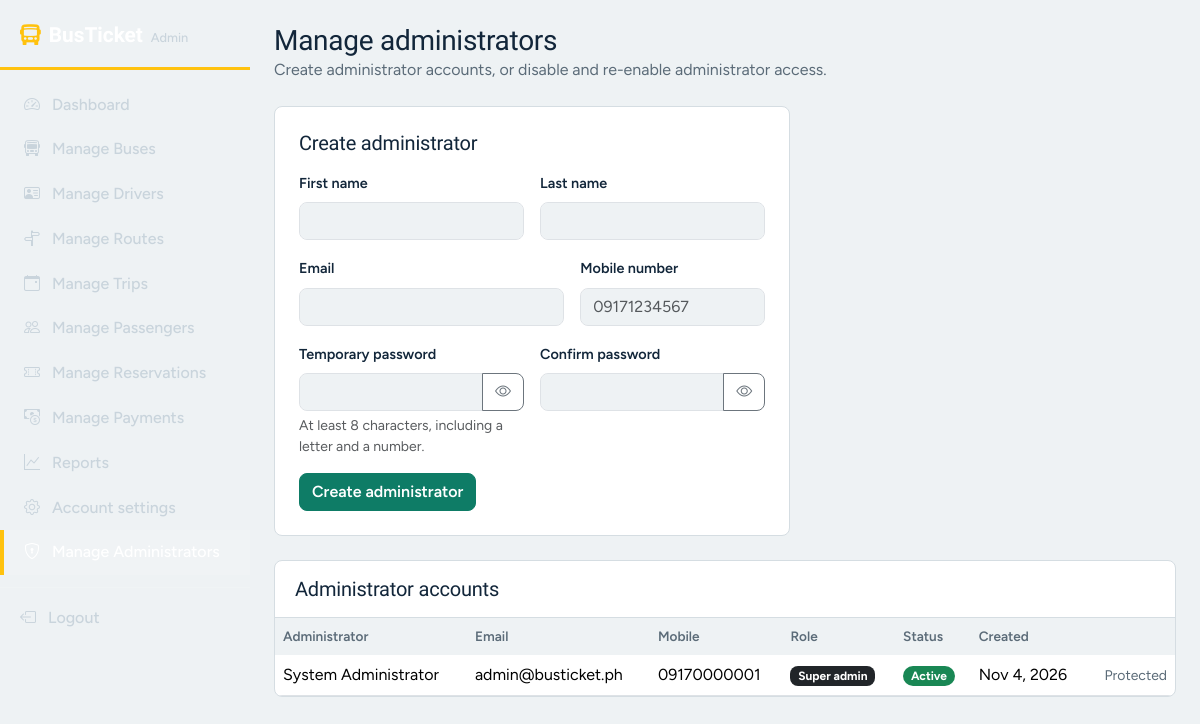
The page /admin/administrators.php (signed in) on the database its author committed.
### tables this page shows
CREATE TABLE users (
    user_id        INT UNSIGNED NOT NULL AUTO_INCREMENT,
    first_name     VARCHAR(50)  NOT NULL,
    last_name      VARCHAR(50)  NOT NULL,
    email          VARCHAR(100) NOT NULL,
    phone_number   VARCHAR(20)  NOT NULL,
    password_hash  VARCHAR(255) NOT NULL,
    role           ENUM('PASSENGER','ADMIN','SUPER_ADMIN') NOT NULL DEFAULT 'PASSENGER',
    account_status ENUM('ACTIVE','INACTIVE')  NOT NULL DEFAULT 'ACTIVE',
    created_at     TIMESTAMP    NOT NULL DEFAULT CURRENT_TIMESTAMP,
    PRIMARY KEY (user_id),
    UNIQUE KEY uq_users_email (email)
);

### admin/administrators.php (the view, shortened to what this page needs)
<?php
require_once __DIR__ . '/../includes/auth.php';
$old = [];
$admins = $pdo->query(
    "SELECT user_id, first_name, last_name, email, phone_number, role, account_status, created_at
     FROM users WHERE role IN ('ADMIN', 'SUPER_ADMIN')
     ORDER BY CASE role WHEN 'SUPER_ADMIN' THEN 0 ELSE 1 END, last_name, first_name"
)->fetchAll();
$layout = 'admin';
$activePage = 'administrators';
require __DIR__ . '/../includes/header.php';
?>
<div class="mb-4">
    <h1 class="h3 mb-0">Manage administrators</h1>
    <p class="text-muted mb-0">Create administrator accounts, or disable and re-enable administrator access.</p>
</div>
<div class="row g-4 mb-4">
    <div class="col-xl-7">
        <form method="post" class="panel p-4" novalidate>
            <h2 class="h5 mb-3">Create administrator</h2>
            <div class="row g-3">
                <div class="col-md-6"><label class="form-label" for="first_name">First name</label><input class="form-control" id="first_name" name="first_name" maxlength="50" value="<?= e($old['first_name'] ?? '') ?>" required></div>
                <div class="col-md-6"><label class="form-label" for="last_name">Last name</label><input class="form-control" id="last_name" name="last_name" maxlength="50" value="<?= e($old['last_name'] ?? '') ?>" required></div>
                <div class="col-md-7"><label class="form-label" for="email">Email</label><input class="form-control" type="email" id="email" name="email" maxlength="100" value="<?= e($old['email'] ?? '') ?>" required></div>
                <div class="col-md-5"><label class="form-label" for="phone_number">Mobile number</label><input class="form-control" type="tel" id="phone_number" name="phone_number" value="<?= e($old['phone_number'] ?? '') ?>" placeholder="09171234567" required></div>
                <div class="col-md-6"><label class="form-label" for="password">Temporary password</label><div class="input-group"><input class="form-control" type="password" id="password" name="password" autocomplete="new-password" required><button class="btn btn-outline-secondary" type="button" data-password-toggle="password" aria-label="Show password" aria-pressed="false"><i class="bi bi-eye" aria-hidden="true"></i></button></div><div class="form-text">At least 8 characters, including a letter and a number.</div></div>
                <div class="col-md-6"><label class="form-label" for="confirm_password">Confirm password</label><div class="input-group"><input class="form-control" type="password" id="confirm_password" name="confirm_password" autocomplete="new-password" required><button class="btn btn-outline-secondary" type="button" data-password-toggle="confirm_password" aria-label="Show password" aria-pressed="false"><i class="bi bi-eye" aria-hidden="true"></i></button></div></div>
            </div>
            <button type="submit" class="btn btn-primary mt-3">Create administrator</button>
        </form>
    </div>
</div>
<div class="panel">
    <div class="panel-head"><h2 class="h5 mb-0">Administrator accounts</h2></div>
    <div class="table-responsive">
        <table class="table align-middle mb-0">
            <thead><tr><th>Administrator</th><th>Email</th><th>Mobile</th><th>Role</th><th>Status</th><th>Created</th><th></th></tr></thead>
            <tbody>
            <?php foreach ($admins as $admin): ?>
                <tr>
                    <td><?= e($admin['first_name'] . ' ' . $admin['last_name']) ?></td>
                    <td><?= e($admin['email']) ?></td>
                    <td><?= e($admin['phone_number']) ?></td>
                    <td><?= $admin['role'] === 'SUPER_ADMIN' ? '<span class="badge text-bg-dark">Super admin</span>' : 'Admin' ?></td>
                    <td><?= status_badge($admin['account_status']) ?></td>
                    <td><?= e(fmt_date($admin['created_at'])) ?></td>
                    <td class="text-end">
                        <?php if ($admin['role'] === 'ADMIN'): ?>
                            <form method="post" class="d-inline" data-confirm="<?= $admin['account_status'] === 'ACTIVE' ? 'Disable this administrator account?' : 'Re-enable this administrator account?' ?>">
                                <?= csrf_field() ?><input type="hidden" name="action" value="toggle"><input type="hidden" name="user_id" value="<?= (int)$admin['user_id'] ?>">
                                <input type="hidden" name="status" value="<?= $admin['account_status'] === 'ACTIVE' ? 'INACTIVE' : 'ACTIVE' ?>">
                                <button type="submit" class="btn btn-outline-<?= $admin['account_status'] === 'ACTIVE' ? 'danger' : 'dark' ?> btn-sm"><?= $admin['account_status'] === 'ACTIVE' ? 'Disable' : 'Re-enable' ?></button>
                            </form>
                        <?php else: ?>
                            <span class="text-muted small">Protected</span>
                        <?php endif; ?>
                    </td>
                </tr>
            <?php endforeach; ?>
            </tbody>
        </table>
    </div>
</div>
<?php require __DIR__ . '/../includes/footer.php'; ?>

### includes/header.php (shortened to what this page needs)
<?php
$layout     = $layout     ?? 'public';
$activePage = $activePage ?? '';
?>
<!DOCTYPE html>
<html lang="en">
<head>
    <link href="https://cdn.jsdelivr.net/npm/bootstrap@5.3.3/dist/css/bootstrap.min.css" rel="stylesheet">
    <link href="https://cdn.jsdelivr.net/npm/bootstrap-icons@1.11.3/font/bootstrap-icons.min.css" rel="stylesheet">
    <link href="<?= url('assets/css/style.css') ?>" rel="stylesheet">
</head>
<body class="layout-<?= e($layout) ?>">
<?php if ($layout === 'admin'): ?>
    <div class="admin-shell">
        <?php require __DIR__ . '/sidebar.php'; ?>
        <div class="admin-content">
            <main class="admin-main">
<?php else: ?>
    <?php require __DIR__ . '/navbar.php'; ?>
    <main class="site-main">
<?php endif; ?>

### includes/sidebar.php (shortened to what this page needs)
<?php
$items = [
    ['dashboard',    'Dashboard',           'admin/dashboard.php',          'bi-speedometer2'],
    ['buses',        'Manage Buses',        'admin/buses/index.php',        'bi-bus-front'],
    ['drivers',      'Manage Drivers',      'admin/drivers/index.php',      'bi-person-vcard'],
    ['routes',       'Manage Routes',       'admin/routes/index.php',       'bi-signpost-split'],
    ['trips',        'Manage Trips',        'admin/trips/index.php',        'bi-calendar-event'],
    ['passengers',   'Manage Passengers',   'admin/passengers/index.php',   'bi-people'],
    ['reservations', 'Manage Reservations', 'admin/reservations/index.php', 'bi-ticket-perforated'],
    ['payments',     'Manage Payments',     'admin/payments/index.php',     'bi-cash-coin'],
    ['reports',      'Reports',             'admin/reports/sales.php',      'bi-graph-up'],
    ['settings',     'Account settings',    'admin/settings.php',           'bi-gear'],
];
if (($_SESSION['role'] ?? '') === 'SUPER_ADMIN') {
    $items[] = ['administrators', 'Manage Administrators', 'admin/administrators.php', 'bi-shield-lock'];
}
?>
<aside class="offcanvas-lg offcanvas-start admin-sidebar" tabindex="-1" id="adminSidebar" aria-label="Admin menu">
    <div class="offcanvas-body d-flex flex-column p-0">
        <a class="sidebar-brand d-none d-lg-flex" href="<?= url('admin/dashboard.php') ?>">
            <i class="bi bi-bus-front-fill"></i> <?= e(APP_NAME) ?>
            <small>Admin</small>
        </a>
        <nav class="sidebar-nav flex-grow-1">
            <?php foreach ($items as [$key, $label, $href, $icon]): ?>
                <a href="<?= url($href) ?>" class="sidebar-link <?= $activePage === $key ? 'active' : '' ?>">
                    <i class="bi <?= e($icon) ?>"></i> <?= e($label) ?>
                </a>
            <?php endforeach; ?>
        </nav>
        <form method="post" action="<?= url('auth/logout.php') ?>" class="sidebar-logout">
            <button type="submit" class="sidebar-link w-100 border-0 bg-transparent text-start">
                <i class="bi bi-box-arrow-left"></i> Logout
            </button>
        </form>
    </div>
</aside>

### includes/functions.php (shortened to what this page needs)
<?php
function e($value): string
{
    return htmlspecialchars((string)$value, ENT_QUOTES, 'UTF-8');
}
function url(string $path = ''): string
{
    return BASE_URL . '/' . ltrim($path, '/');
}
function fmt_date(?string $value): string
{
    return $value ? date('M j, Y', strtotime($value)) : '—';
}
function status_badge(string $status): string
{
    $map = [
        'PENDING'     => 'warning',
        'CONFIRMED'   => 'success',
        'CANCELLED'   => 'secondary',
        'PAID'        => 'success',
        'FAILED'      => 'danger',
        'REFUNDED'    => 'info',
        'SCHEDULED'   => 'primary',
        'COMPLETED'   => 'success',
        'ACTIVE'      => 'success',
        'INACTIVE'    => 'secondary',
        'MAINTENANCE' => 'warning',
    ];
    $color = $map[$status] ?? 'secondary';
    $text  = in_array($color, ['warning', 'info'], true) ? 'text-dark' : '';
    return '<span class="badge rounded-pill text-bg-' . $color . ' ' . $text . '">' . e(ucfirst(strtolower($status))) . '</span>';
}

### includes/footer.php (shortened to what this page needs)
<?php
$layout = $layout ?? 'public';
?>
<?php if ($layout === 'admin'): ?>
            </main>
        </div>
    </div>
<?php endif; ?>
</body>
</html>

### assets/css/style.css (style rules this page uses)
:root { --ink: #12263A; --green: #0E7C66; --green-dark: #0A614F; --signal: #FFC20E; --mist: #EEF2F4; --line: #D5DDE2; --muted: #5B6B78; --bs-primary: #0E7C66; --bs-primary-rgb: 14, 124, 102; --bs-body-color: #12263A; --bs-body-bg: #EEF2F4; --bs-body-font-family: 'Figtree', system-ui, -apple-system, 'Segoe UI', Roboto, sans-serif; --bs-link-color: #0A614F; --bs-link-hover-color: #12263A; --bs-border-radius: .5rem; }
body { background: var(--mist); color: var(--ink); }
h1, h2, h3, h4, h5, .brand-mark, .hero-title, .stat-value { font-family: 'Bricolage Grotesque', 'Figtree', system-ui, sans-serif; letter-spacing: -.01em; }
.text-muted { color: var(--muted) !important; }
.btn-primary { --bs-btn-bg: var(--green); --bs-btn-border-color: var(--green); --bs-btn-hover-bg: var(--green-dark); --bs-btn-hover-border-color: var(--green-dark); --bs-btn-active-bg: var(--green-dark); --bs-btn-active-border-color: var(--green-dark); --bs-btn-disabled-bg: var(--green); --bs-btn-disabled-border-color: var(--green); font-weight: 600; }
.form-label { font-weight: 600; font-size: .9rem; }
.panel { background: #fff; border: 1px solid var(--line); border-radius: .5rem; overflow: hidden; }
.panel-head { display: flex; justify-content: space-between; align-items: center; padding: 1rem 1.25rem; border-bottom: 1px solid var(--line); }
.panel .table { --bs-table-bg: transparent; }
.panel .table thead th { background: var(--mist); font-size: .85rem; color: var(--muted); font-weight: 600; border-bottom: 0; white-space: nowrap; }
.admin-shell { display: flex; min-height: 100vh; }
.admin-sidebar { --bs-offcanvas-bg: var(--ink); --bs-offcanvas-color: #fff; width: 250px; background: var(--ink); color: #fff; flex-shrink: 0; }
@media (min-width: 992px) { .admin-sidebar { position: sticky; top: 0; height: 100vh; } }
.sidebar-brand { align-items: baseline; gap: .5rem; padding: 1.25rem 1.25rem 1rem; color: #fff; text-decoration: none; font-family: 'Bricolage Grotesque', sans-serif; font-weight: 700; font-size: 1.3rem; border-bottom: 3px solid var(--signal); }
.sidebar-brand .bi { color: var(--signal); }
.sidebar-brand small { color: #C9D4DC; font-family: 'Figtree', sans-serif; font-weight: 500; font-size: .8rem; }
.sidebar-nav { padding: .75rem 0; display: flex; flex-direction: column; }
.sidebar-link { display: flex; align-items: center; gap: .75rem; padding: .65rem 1.25rem; color: #C9D4DC; text-decoration: none; font-weight: 500; border-left: 4px solid transparent; }
.sidebar-link.active { color: #fff; background: rgba(255,255,255,.1); border-left-color: var(--signal); }
.sidebar-logout { padding-bottom: .75rem; border-top: 1px solid rgba(255,255,255,.12); padding-top: .5rem; }
.admin-content { flex: 1; min-width: 0; }
.admin-main { padding: 1.5rem; }

### rows shown on the page
users: first_name+last_name "System Administrator", email "admin@busticket.ph", phone_number "09170000001", role "Super admin", account_status "Active", created_at "Nov 4, 2026"

### other values the page prints
$label "Dashboard"
$label "Manage Buses"
$label "Manage Drivers"
$label "Manage Routes"
$label "Manage Trips"
$label "Manage Passengers"
$label "Manage Reservations"
$label "Manage Payments"
$label "Reports"
$label "Account settings"
